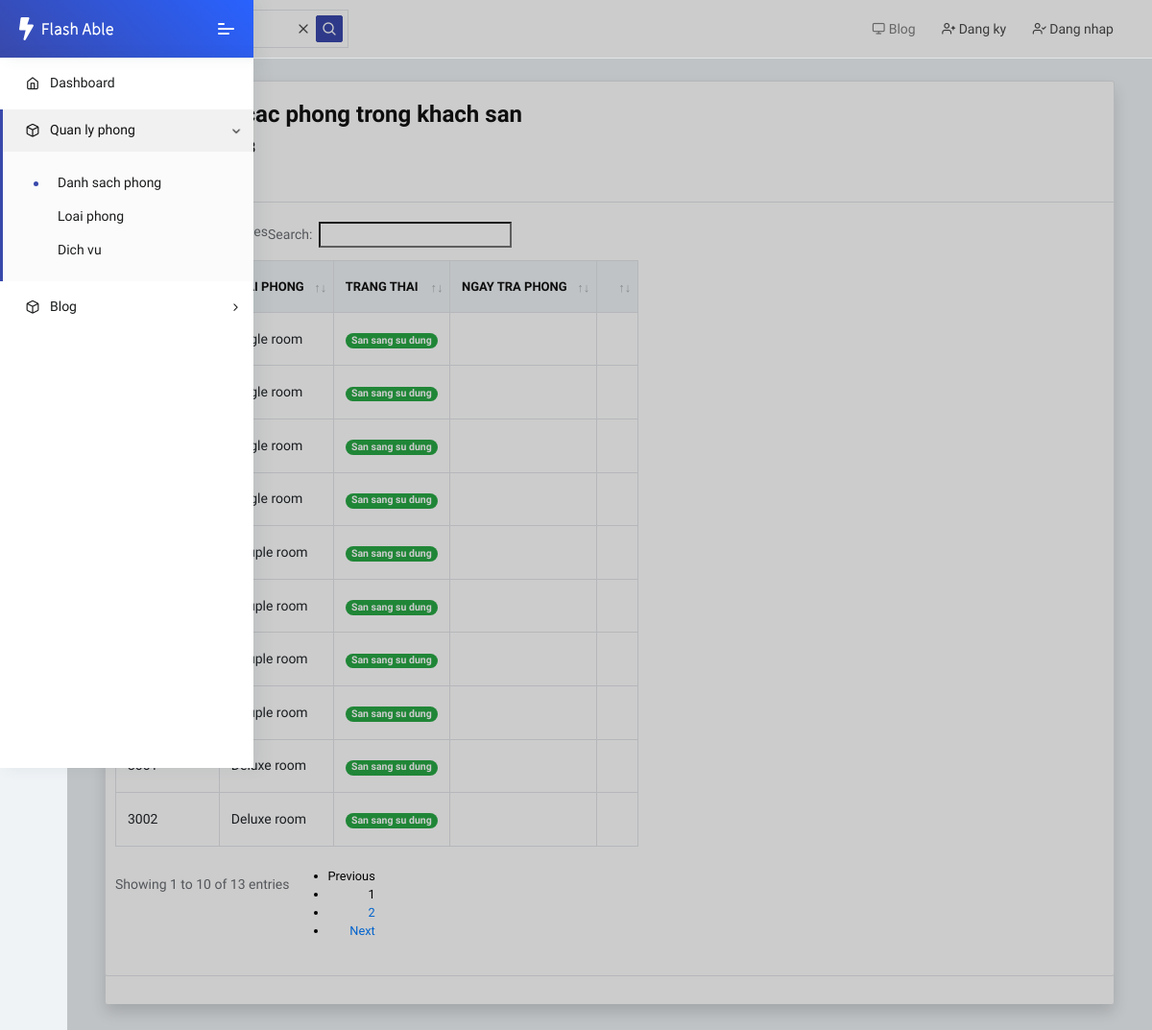
The app's page /rooms/list, older data.
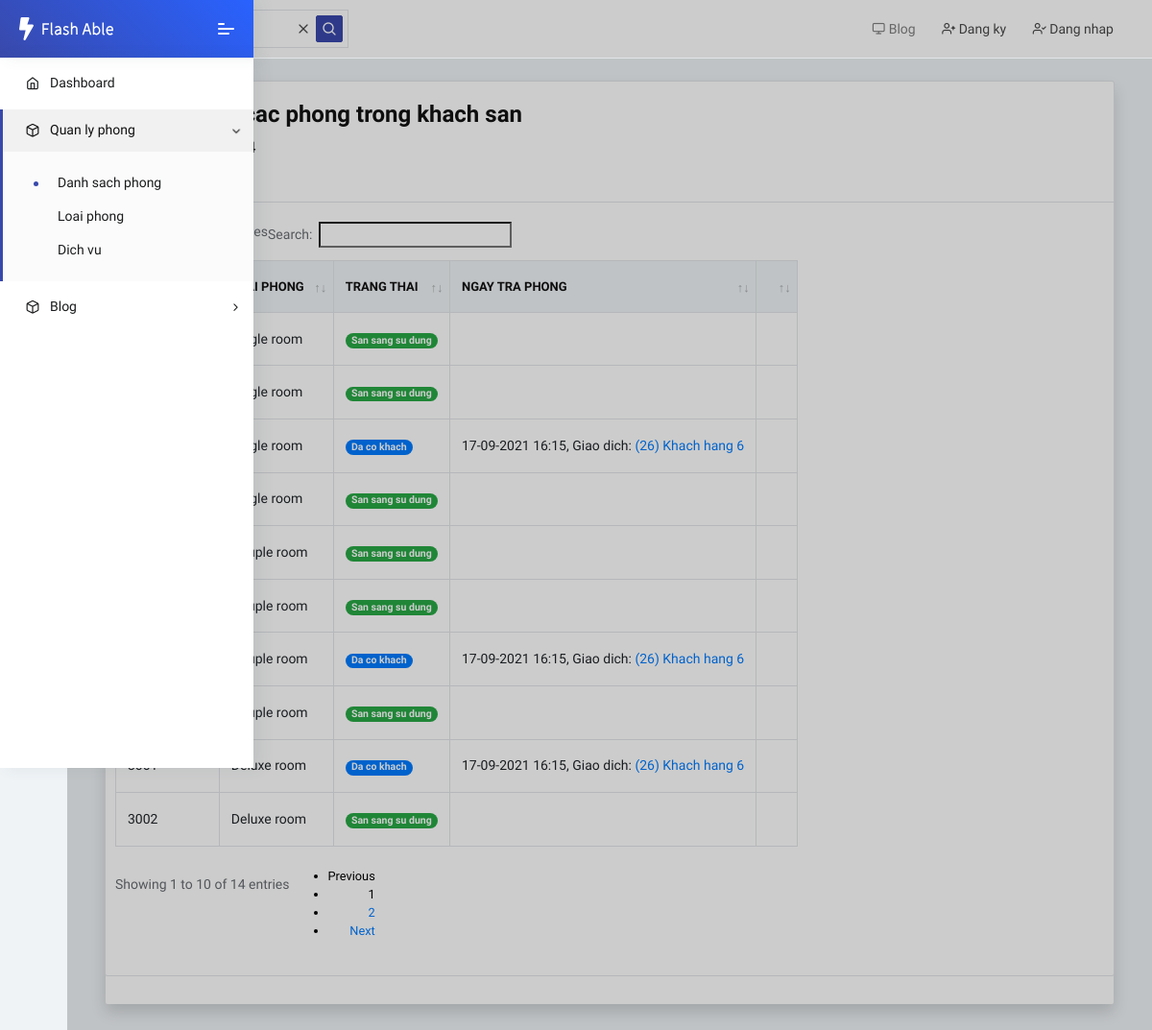
The same page, newer data.
### room/models.py (models this page shows, shortened)
class Room(models.Model):
    room_number = models.CharField('So phong', primary_key=True, max_length=30, error_messages={'unique':"Phong da ton tai"})
    room_type = models.ForeignKey(RoomType, on_delete=models.SET_NULL, null=True, verbose_name="Loai phong")
    maintenance = models.BooleanField(default=False, verbose_name='Bao tri')
    availability = models.BooleanField(default=True, verbose_name='Co the su dung')
    class Meta:
        permissions = (("can_mark_returned", "Set book as returned"),)

class RoomType(models.Model):
    type = models.CharField('Loai phong', max_length=50, unique=True, error_messages={'unique':"Loai phong da ton tai"})
    facility = models.ManyToManyField(Facility, verbose_name='Co so vat chat')
    description = models.CharField('Mo ta', max_length=1000, null=True, blank=True)
    price = models.FloatField('Gia phong')
    class Meta:
        ordering = ['price']
    def __str__(self):
        return self.type

### booking/models.py (models this page shows, shortened)
class CheckIn(models.Model):
    id = models.CharField(max_length=50, primary_key=True, blank=True, editable=False)
    booking = models.OneToOneField(Booking, on_delete=models.CASCADE, null=True)
    rooms = models.ManyToManyField(Room, verbose_name='Phong thue')
    services = models.ManyToManyField(Service, verbose_name='Dich vu')
    departure_date_time = models.DateTimeField(default=timezone.now, verbose_name='Ngay du tra phong')
    user = models.ForeignKey(User, on_delete=models.SET_NULL, null=True, verbose_name='Nguoi checkin')
    checkin_time = models.DateTimeField(auto_now_add=True, verbose_name='Thoi gian check in')
    initial_amount = models.PositiveSmallIntegerField(default=0, editable=False, verbose_name='Tien/ngay')
    updated_at = models.DateTimeField(auto_now=True, verbose_name='cap nhat luc')
    class Meta:
        ordering = ['-checkin_time']
    def __str__(self):
        return f'({self.id}) {self.booking.customer.customer_name}'

class Booking(models.Model):
    booking_type = models.ForeignKey(BookingType, on_delete=models.SET_NULL, null=True)
    customer = models.ForeignKey(Customer, on_delete=models.CASCADE)
    user = models.ForeignKey(User, on_delete=models.SET_NULL, null=True, verbose_name='Nguoi thuc hien')
    no_of_adults = models.PositiveSmallIntegerField(default=1, verbose_name='So nguoi lon')
    no_of_children = models.PositiveSmallIntegerField(default=0, verbose_name='So tre em')
    booking_date_time = models.DateTimeField(default=timezone.now, verbose_name='Ngay dat phong')
    arrival_date_time = models.DateTimeField(default=timezone.now, verbose_name='Ngay den')
    departure_date_time = models.DateTimeField(default=timezone.now, verbose_name='Ngay du kien di')
    description = models.CharField("Yeu cau cua khach hang", max_length=3000, null=True, blank=True)
    updated_at = models.DateTimeField(auto_now=True, verbose_name='cap nhat luc')
    canceled = models.BooleanField(default=False, verbose_name='Huy dat truoc', blank=True, null=True)
    class Meta:
        ordering = ['arrival_date_time', 'booking_date_time']

### customer/models.py (models this page shows, shortened)
class Customer(models.Model):
    customer_name = models.CharField("Ten khach hang", max_length=100)
    customer_dob = models.DateTimeField("Ngay sinh", default=timezone.now)
    customer_adress = models.CharField('Dia chi', max_length=400, blank=True, null=True)
    phone_regex = RegexValidator(regex=r'^\+?\d{8,11}$', message="Nhap so dien thoai theo dinh dang: 0123456789")
    customer_phone = models.CharField('So dien thoai', validators=[phone_regex], max_length=13, blank=True)
    customer_email = models.EmailField("Email")
    create_at = models.DateTimeField(auto_now_add=True, verbose_name='Ngay tao')
    class Meta:
        ordering = ['customer_name']

### room/views.py (the view)
# urls.py: path('list', views.RoomListView.as_view(), name='room_list'),
class RoomListView(ListView):
    model = Room
    template_name = 'room_list.html'
    def get_context_data(self, **kwargs):
        context = super().get_context_data(**kwargs)
        context['current_checkin'] = CheckIn.objects.filter(checkout=None)
        return context

### room/templates/room_list.html (shortened to what this page needs)
{% extends 'base.html' %}
{% load static %}
{% block header_static %}
	<link rel="stylesheet" href="{% static 'fonts/fontawesome/css/fontawesome-all.min.css' %}">
	<link rel="stylesheet" href="{% static 'plugins/animation/css/animate.min.css' %}">
    <link rel="stylesheet" type="text/css" href="{% static 'media/css/dataTables.uikit.css' %}">
    <link rel="stylesheet" type="text/css" href="https://cdnjs.cloudflare.com/ajax/libs/uikit/3.0.2/css/uikit.min.css">
    <link rel="stylesheet" href="{% static 'css/style.css' %}">
{% endblock %}
{% block content %}
    <div class="container-fluid">
        <div class="card shadow mb-4">
            <div class="card">
                <div class="card-header">
                    <h3>Danh sach cac phong trong khach san</h3>
                    <p class="mb-4">Tong so phong: {{ room_list.count }}</p>
                </div>
                <div class="card-body table-responsive">
                    <table id="example" class="table table-hover table-bordered nowrap" style="width:100%">
                        <thead>
                            <tr>
                                <th>So phong</th>
                                <th>Loai phong</th>
                                <th>Trang thai</th>
                                <th>Ngay tra phong</th>
                                <th></th>
                            </tr>
                        </thead>
                        <tbody>
                        {% for room in room_list %}
                        <tr>
                            <td>{{ room.room_number }}</td>
                            <td>{{ room.room_type }}</td>
                            <td>{% if room.maintenance %}<span class="badge badge-pill badge-dark">Dang bao tri</span>
                                {% elif room.maintenance == False and room.availability == True %}<span class="badge badge-pill badge-success">San sang su dung</span>
                                {% else %}<span class="badge badge-pill badge-primary">Da co khach</span>
                                {% endif %}
                                </td>
                            <td style="white-space: normal !important;">
                                {% for checkin in current_checkin %}
                                    {% if room in checkin.rooms.all %}
                                        {{ checkin.departure_date_time|date:"d-m-Y G:i" }}, Giao dich: <a href="{% url 'checkin_detail' checkin.id %}">{{ checkin }}</a>
                                    {% endif %}
                                {% endfor %}
                            </td>
                            <td>{% if perms.room.view_room %}<a href="{{ room.get_absolute_url }}" class="badge badge-info">Chi tiet</a>{% endif %}
                                </td>
                        </tr>
                        {% endfor %}
                        </tbody>
                    </table>
                </div>
            </div>
        </div>
    </div>
{% endblock %}

Row changes from the older to the newer data that the page shows:
changed Room (number 3 of 10 on the later page): availability "San sang su dung" → "Da co khach"
added CheckIn: departure_date_time "17-09-2021 16:15", id+booking "(26) Khach hang 6"
changed Room (number 7 of 10 on the later page): availability "San sang su dung" → "Da co khach"
changed Room (number 9 of 10 on the later page): availability "San sang su dung" → "Da co khach"
Text that changed along with them:
text written by a page script: "Search: Showing 1 to 10 of 13 entries Previous 1 2 Next" → "Search: Showing 1 to 10 of 14 entries Previous 1 2 Next"
